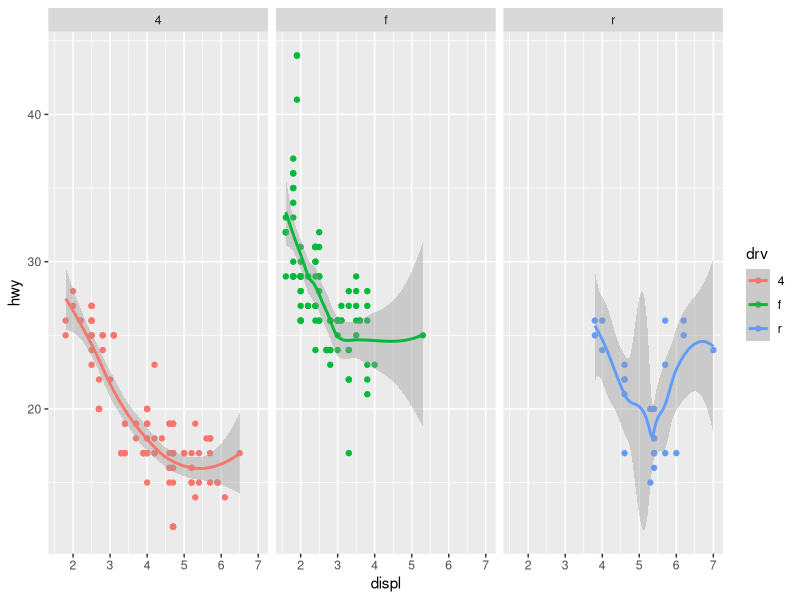

Write the R code that produced this figure.
library(ggplot2)

str(mpg)

qplot(displ, hwy, data = mpg, color = drv, geom = c("point", "smooth"), facets = .~ drv) ### color by drv variable in mpg


##### in facets = columns ~ rows

